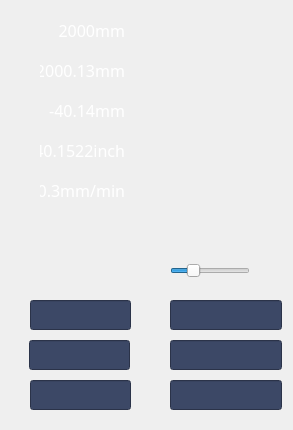
<?xml version="1.0" encoding="UTF-8"?>
<ui version="4.0">
 <class>widget3</class>
 <widget class="QWidget" name="widget3">
  <property name="geometry">
   <rect>
    <x>0</x>
    <y>0</y>
    <width>293</width>
    <height>430</height>
   </rect>
  </property>
  <property name="windowTitle">
   <string>Form</string>
  </property>
  <widget class="QFrame" name="frame">
   <property name="geometry">
    <rect>
     <x>0</x>
     <y>0</y>
     <width>293</width>
     <height>430</height>
    </rect>
   </property>
   <property name="frameShape">
    <enum>QFrame::NoFrame</enum>
   </property>
   <property name="frameShadow">
    <enum>QFrame::Plain</enum>
   </property>
   <property name="lineWidth">
    <number>0</number>
   </property>
   <widget class="QSlider" name="horizontalSlider">
    <property name="geometry">
     <rect>
      <x>170</x>
      <y>260</y>
      <width>80</width>
      <height>22</height>
     </rect>
    </property>
    <property name="font">
     <font>
      <family>AcadEref</family>
     </font>
    </property>
    <property name="maximum">
     <number>180</number>
    </property>
    <property name="value">
     <number>45</number>
    </property>
    <property name="orientation">
     <enum>Qt::Horizontal</enum>
    </property>
   </widget>
   <widget class="QLineEdit" name="edit_4">
    <property name="geometry">
     <rect>
      <x>170</x>
      <y>340</y>
      <width>112</width>
      <height>30</height>
     </rect>
    </property>
    <property name="sizePolicy">
     <sizepolicy hsizetype="Ignored" vsizetype="Ignored">
      <horstretch>0</horstretch>
      <verstretch>0</verstretch>
     </sizepolicy>
    </property>
    <property name="font">
     <font>
      <family>微软雅黑</family>
      <pointsize>12</pointsize>
     </font>
    </property>
    <property name="styleSheet">
     <string notr="true">color: rgb(255, 255, 255);
background-color: rgb(60, 72, 102);</string>
    </property>
    <property name="alignment">
     <set>Qt::AlignRight|Qt::AlignTrailing|Qt::AlignVCenter</set>
    </property>
   </widget>
   <widget class="QLineEdit" name="edit_3">
    <property name="geometry">
     <rect>
      <x>170</x>
      <y>300</y>
      <width>112</width>
      <height>30</height>
     </rect>
    </property>
    <property name="sizePolicy">
     <sizepolicy hsizetype="Ignored" vsizetype="Ignored">
      <horstretch>0</horstretch>
      <verstretch>0</verstretch>
     </sizepolicy>
    </property>
    <property name="font">
     <font>
      <family>微软雅黑</family>
      <pointsize>12</pointsize>
     </font>
    </property>
    <property name="styleSheet">
     <string notr="true">color: rgb(255, 255, 255);
background-color: rgb(60, 72, 102);</string>
    </property>
    <property name="alignment">
     <set>Qt::AlignRight|Qt::AlignTrailing|Qt::AlignVCenter</set>
    </property>
   </widget>
   <widget class="QLineEdit" name="edit_5">
    <property name="geometry">
     <rect>
      <x>170</x>
      <y>380</y>
      <width>112</width>
      <height>30</height>
     </rect>
    </property>
    <property name="sizePolicy">
     <sizepolicy hsizetype="Ignored" vsizetype="Ignored">
      <horstretch>0</horstretch>
      <verstretch>0</verstretch>
     </sizepolicy>
    </property>
    <property name="font">
     <font>
      <family>微软雅黑</family>
      <pointsize>12</pointsize>
     </font>
    </property>
    <property name="styleSheet">
     <string notr="true">color: rgb(255, 255, 255);
background-color: rgb(60, 72, 102);</string>
    </property>
    <property name="alignment">
     <set>Qt::AlignRight|Qt::AlignTrailing|Qt::AlignVCenter</set>
    </property>
   </widget>
   <widget class="QLineEdit" name="edit_0">
    <property name="geometry">
     <rect>
      <x>30</x>
      <y>300</y>
      <width>101</width>
      <height>30</height>
     </rect>
    </property>
    <property name="sizePolicy">
     <sizepolicy hsizetype="Ignored" vsizetype="Ignored">
      <horstretch>0</horstretch>
      <verstretch>0</verstretch>
     </sizepolicy>
    </property>
    <property name="font">
     <font>
      <family>AcadEref</family>
      <pointsize>12</pointsize>
     </font>
    </property>
    <property name="styleSheet">
     <string notr="true">color: rgb(255, 255, 255);
background-color: rgb(60, 72, 102);</string>
    </property>
    <property name="alignment">
     <set>Qt::AlignRight|Qt::AlignTrailing|Qt::AlignVCenter</set>
    </property>
   </widget>
   <widget class="QLineEdit" name="edit_1">
    <property name="geometry">
     <rect>
      <x>29</x>
      <y>340</y>
      <width>101</width>
      <height>30</height>
     </rect>
    </property>
    <property name="sizePolicy">
     <sizepolicy hsizetype="Ignored" vsizetype="Ignored">
      <horstretch>0</horstretch>
      <verstretch>0</verstretch>
     </sizepolicy>
    </property>
    <property name="font">
     <font>
      <family>微软雅黑</family>
      <pointsize>12</pointsize>
     </font>
    </property>
    <property name="styleSheet">
     <string notr="true">color: rgb(255, 255, 255);
background-color: rgb(60, 72, 102);</string>
    </property>
    <property name="alignment">
     <set>Qt::AlignRight|Qt::AlignTrailing|Qt::AlignVCenter</set>
    </property>
   </widget>
   <widget class="QLabel" name="zhuzhou">
    <property name="geometry">
     <rect>
      <x>40</x>
      <y>20</y>
      <width>85</width>
      <height>20</height>
     </rect>
    </property>
    <property name="font">
     <font>
      <family>微软雅黑</family>
      <pointsize>12</pointsize>
     </font>
    </property>
    <property name="styleSheet">
     <string notr="true">color: rgb(255, 255, 255);</string>
    </property>
    <property name="text">
     <string>2000mm</string>
    </property>
    <property name="alignment">
     <set>Qt::AlignRight|Qt::AlignTrailing|Qt::AlignVCenter</set>
    </property>
   </widget>
   <widget class="QLabel" name="pos_x0">
    <property name="geometry">
     <rect>
      <x>40</x>
      <y>60</y>
      <width>85</width>
      <height>20</height>
     </rect>
    </property>
    <property name="font">
     <font>
      <family>微软雅黑</family>
      <pointsize>12</pointsize>
     </font>
    </property>
    <property name="styleSheet">
     <string notr="true">color: rgb(255, 255, 255);</string>
    </property>
    <property name="text">
     <string>-2000.13mm</string>
    </property>
    <property name="alignment">
     <set>Qt::AlignRight|Qt::AlignTrailing|Qt::AlignVCenter</set>
    </property>
   </widget>
   <widget class="QLabel" name="pos_z0">
    <property name="geometry">
     <rect>
      <x>40</x>
      <y>100</y>
      <width>85</width>
      <height>20</height>
     </rect>
    </property>
    <property name="font">
     <font>
      <family>微软雅黑</family>
      <pointsize>12</pointsize>
     </font>
    </property>
    <property name="styleSheet">
     <string notr="true">color: rgb(255, 255, 255);</string>
    </property>
    <property name="text">
     <string>-40.14mm</string>
    </property>
    <property name="alignment">
     <set>Qt::AlignRight|Qt::AlignTrailing|Qt::AlignVCenter</set>
    </property>
   </widget>
   <widget class="QLabel" name="pos_z1">
    <property name="geometry">
     <rect>
      <x>40</x>
      <y>140</y>
      <width>85</width>
      <height>20</height>
     </rect>
    </property>
    <property name="font">
     <font>
      <family>微软雅黑</family>
      <pointsize>12</pointsize>
     </font>
    </property>
    <property name="styleSheet">
     <string notr="true">color: rgb(255, 255, 255);</string>
    </property>
    <property name="text">
     <string>-40.1522inch</string>
    </property>
    <property name="alignment">
     <set>Qt::AlignRight|Qt::AlignTrailing|Qt::AlignVCenter</set>
    </property>
   </widget>
   <widget class="QLabel" name="speed">
    <property name="geometry">
     <rect>
      <x>40</x>
      <y>180</y>
      <width>85</width>
      <height>20</height>
     </rect>
    </property>
    <property name="font">
     <font>
      <family>微软雅黑</family>
      <pointsize>12</pointsize>
     </font>
    </property>
    <property name="styleSheet">
     <string notr="true">color: rgb(255, 255, 255);</string>
    </property>
    <property name="text">
     <string>0.3mm/min</string>
    </property>
    <property name="alignment">
     <set>Qt::AlignRight|Qt::AlignTrailing|Qt::AlignVCenter</set>
    </property>
   </widget>
   <widget class="QLabel" name="label_0">
    <property name="geometry">
     <rect>
      <x>0</x>
      <y>304</y>
      <width>31</width>
      <height>20</height>
     </rect>
    </property>
    <property name="font">
     <font>
      <family>微软雅黑</family>
      <pointsize>12</pointsize>
     </font>
    </property>
    <property name="styleSheet">
     <string notr="true">color: rgb(255, 255, 255);</string>
    </property>
    <property name="text">
     <string/>
    </property>
    <property name="alignment">
     <set>Qt::AlignRight|Qt::AlignTrailing|Qt::AlignVCenter</set>
    </property>
   </widget>
   <widget class="QLabel" name="label_1">
    <property name="geometry">
     <rect>
      <x>0</x>
      <y>340</y>
      <width>31</width>
      <height>20</height>
     </rect>
    </property>
    <property name="font">
     <font>
      <family>微软雅黑</family>
      <pointsize>12</pointsize>
     </font>
    </property>
    <property name="styleSheet">
     <string notr="true">color: rgb(255, 255, 255);</string>
    </property>
    <property name="text">
     <string/>
    </property>
    <property name="alignment">
     <set>Qt::AlignRight|Qt::AlignTrailing|Qt::AlignVCenter</set>
    </property>
   </widget>
   <widget class="QLabel" name="label_2">
    <property name="geometry">
     <rect>
      <x>0</x>
      <y>390</y>
      <width>31</width>
      <height>20</height>
     </rect>
    </property>
    <property name="font">
     <font>
      <family>微软雅黑</family>
      <pointsize>12</pointsize>
     </font>
    </property>
    <property name="styleSheet">
     <string notr="true">color: rgb(255, 255, 255);</string>
    </property>
    <property name="text">
     <string/>
    </property>
    <property name="alignment">
     <set>Qt::AlignRight|Qt::AlignTrailing|Qt::AlignVCenter</set>
    </property>
   </widget>
   <widget class="QLabel" name="label_3">
    <property name="geometry">
     <rect>
      <x>140</x>
      <y>300</y>
      <width>31</width>
      <height>20</height>
     </rect>
    </property>
    <property name="font">
     <font>
      <family>微软雅黑</family>
      <pointsize>12</pointsize>
     </font>
    </property>
    <property name="styleSheet">
     <string notr="true">color: rgb(255, 255, 255);</string>
    </property>
    <property name="text">
     <string/>
    </property>
    <property name="alignment">
     <set>Qt::AlignRight|Qt::AlignTrailing|Qt::AlignVCenter</set>
    </property>
   </widget>
   <widget class="QLabel" name="label_4">
    <property name="geometry">
     <rect>
      <x>130</x>
      <y>340</y>
      <width>31</width>
      <height>20</height>
     </rect>
    </property>
    <property name="font">
     <font>
      <family>微软雅黑</family>
      <pointsize>12</pointsize>
     </font>
    </property>
    <property name="styleSheet">
     <string notr="true">color: rgb(255, 255, 255);</string>
    </property>
    <property name="text">
     <string/>
    </property>
    <property name="alignment">
     <set>Qt::AlignRight|Qt::AlignTrailing|Qt::AlignVCenter</set>
    </property>
   </widget>
   <widget class="QLabel" name="label_5">
    <property name="geometry">
     <rect>
      <x>130</x>
      <y>390</y>
      <width>31</width>
      <height>20</height>
     </rect>
    </property>
    <property name="font">
     <font>
      <family>微软雅黑</family>
      <pointsize>12</pointsize>
     </font>
    </property>
    <property name="styleSheet">
     <string notr="true">color: rgb(255, 255, 255);</string>
    </property>
    <property name="text">
     <string/>
    </property>
    <property name="alignment">
     <set>Qt::AlignRight|Qt::AlignTrailing|Qt::AlignVCenter</set>
    </property>
   </widget>
   <widget class="QLineEdit" name="edit_2">
    <property name="geometry">
     <rect>
      <x>30</x>
      <y>380</y>
      <width>101</width>
      <height>30</height>
     </rect>
    </property>
    <property name="sizePolicy">
     <sizepolicy hsizetype="Ignored" vsizetype="Ignored">
      <horstretch>0</horstretch>
      <verstretch>0</verstretch>
     </sizepolicy>
    </property>
    <property name="font">
     <font>
      <family>微软雅黑</family>
      <pointsize>12</pointsize>
     </font>
    </property>
    <property name="styleSheet">
     <string notr="true">color: rgb(255, 255, 255);
background-color: rgb(60, 72, 102);</string>
    </property>
    <property name="alignment">
     <set>Qt::AlignRight|Qt::AlignTrailing|Qt::AlignVCenter</set>
    </property>
   </widget>
   <zorder>horizontalSlider</zorder>
   <zorder>edit_4</zorder>
   <zorder>edit_5</zorder>
   <zorder>edit_0</zorder>
   <zorder>edit_1</zorder>
   <zorder>edit_3</zorder>
   <zorder>zhuzhou</zorder>
   <zorder>pos_x0</zorder>
   <zorder>pos_z0</zorder>
   <zorder>pos_z1</zorder>
   <zorder>speed</zorder>
   <zorder>label_0</zorder>
   <zorder>label_1</zorder>
   <zorder>label_2</zorder>
   <zorder>label_3</zorder>
   <zorder>label_4</zorder>
   <zorder>label_5</zorder>
   <zorder>edit_2</zorder>
  </widget>
 </widget>
 <resources/>
 <connections/>
</ui>
